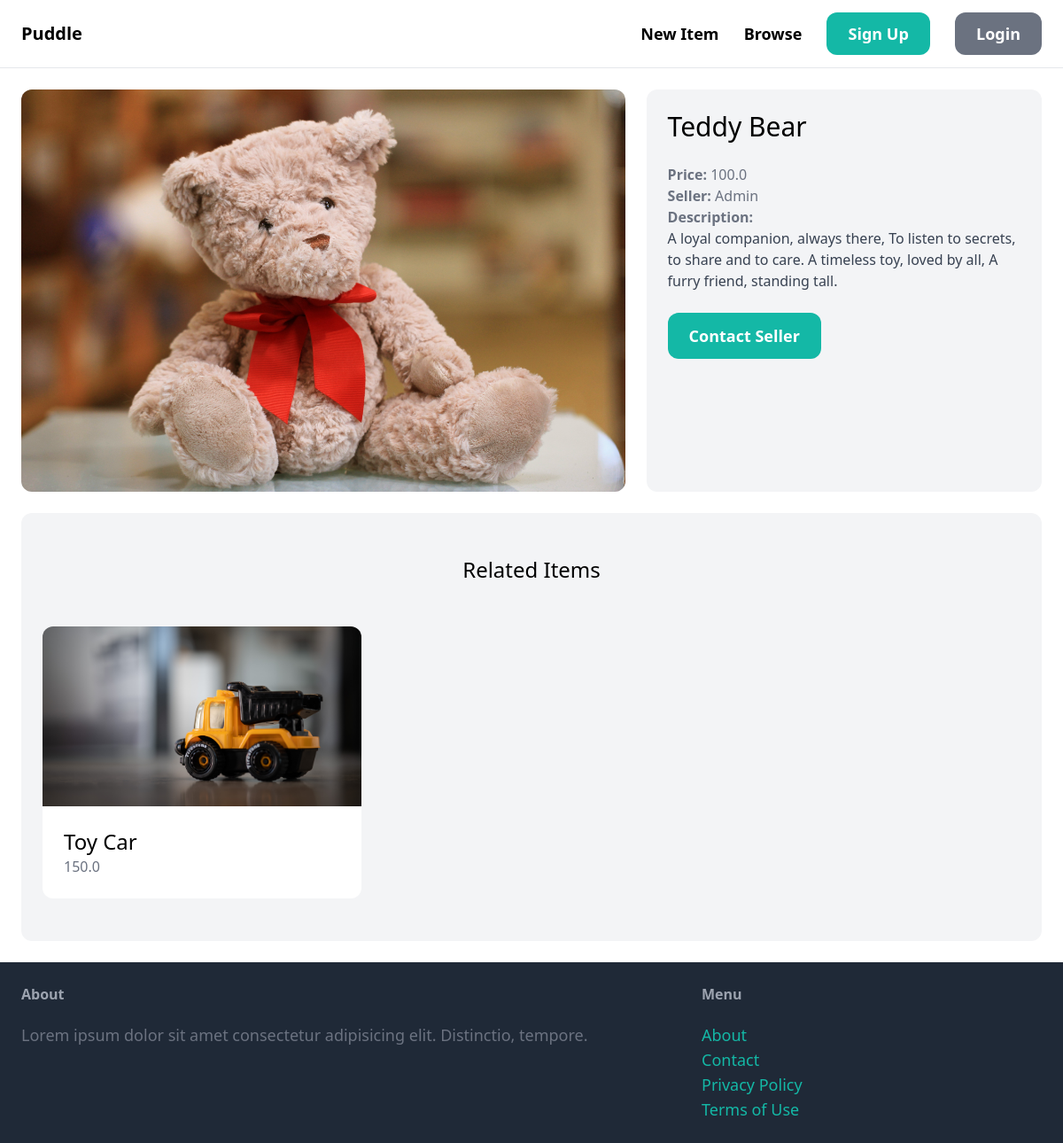
Page /items/1/ on the committed database.
### item/models.py (models this page shows, shortened)
class Item(models.Model):
    category = models.ForeignKey(Category, related_name='items',on_delete=models.CASCADE)
    name = models.CharField(max_length=200)
    description = models.TextField(blank=True,null=True)
    price = models.FloatField()
    image = models.ImageField(upload_to='item_images',blank=True,null=True)
    is_sold = models.BooleanField(default=False)
    created_by = models.ForeignKey(User,related_name='items',on_delete=models.CASCADE)
    created_at = models.DateTimeField(auto_now=True)

### item/views.py (the view)
# urls.py: path('<int:pk>/', views.detail,name="detail"),
def detail(request,pk):
    item = get_object_or_404(Item,pk=pk)
    related_items = Item.objects.filter(category = item.category,is_sold=False).exclude(pk=pk)[0:3]
    return render(request,'item/detail.html',{'item':item,'related_items':related_items})

### item/templates/item/detail.html (shortened to what this page needs)
{% extends 'core/base.html' %}
{% block content %}
<div class="grid grid-cols-5 gap-6">
    <div class="col-span-3">
        <img src="{{ item.image.url }}" class="rounded-xl" alt="{{ item.name }}">
    </div>
    <div class="col-span-2 p-6 bg-gray-100 rounded-xl">
        <h1 class="mb-6 text-3xl">{{ item.name }}</h1>
        <p class="text-gray-500"><strong>Price: </strong>{{ item.price }}</p>
        <p class="text-gray-500"><strong>Seller: </strong>{{ item.created_by }}</p>
        {% if item.description %}
        <p class="text-gray-700">
            <strong class="text-gray-500">Description:</strong><br>
            {{ item.description }}
        </p>
        {% endif %}
        {% if request.user  == item.created_by  %}
        <div class="mt-6 p-6  bg-white rounded-xl ">
            <p>This is your item </p>
            <a href="{% url 'item:edit' item.id %}" class="inline-block  mt-6 p-6 py-3 text-lg font-semibold  bg-blue-500 text-white rounded-xl">Edit</a>
            <a href="{% url 'item:delete' item.id %}" class="inline-block  mt-6 p-6 py-3 text-lg font-semibold  bg-red-500 text-white rounded-xl">Delete</a>
        </div>
        {% else %}
            <a href="{% url 'conversation:new' item.id %}" class="inline-block mt-6 px-6 py-3 text-lg font-semibold bg-teal-500 text-white rounded-xl hover:bg-teal-700">Contact Seller</a>
        {% endif %}
    </div>
</div>
<div class="mt-6 px-6 py-12 bg-gray-100 rounded-xl">
    <h1 class="mb-12 text-2xl text-center">Related  Items</h1>
    <div class="grid grid-cols-3 gap-3">
        {% for item in related_items %}
        <div>
            <a href="{% url 'item:detail' item.id %}">
                <div><img src="{{ item.image.url }}" class="rounded-t-xl w-full"></div>
                <div class="p-6 bg-white rounded-b-xl">
                    <h2 class="text-2xl">{{ item.name }}</h2>
                    <p class="text-gray-500">{{ item.price|default:"Price not available" }}</p>
                </div>
            </a>
        </div>
        {% endfor %}
    </div>
</div>
{% endblock %}

### rows in the picture
Item: image (picture), name "Teddy Bear", price "100.0", created_by "Admin", description "A loyal companion, always there, To listen to secrets, to share and to care. A timeless toy, loved by all, A furry friend, standing tall."
Item: image (picture), name "Toy Car", price "150.0"
